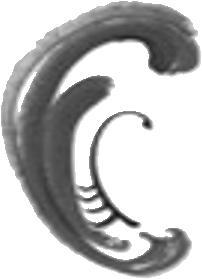
#> input picture graphcut/opencv_grabcut/b.jpg, 202 x 279 px, found by its file name
$ python rec_grabcut.py
#> lines starting #> are read from the running program, lines starting #| are printed output that depends on the picture; after the words box and inside, x2 and y2 are one past the last pixel; in counts of white or black regions, pixels touching at a corner belong together
import numpy as np
import cv2
from matplotlib import pyplot as plt
img = cv2.imread('../../pic/b.jpg')
#> img is the input picture: shape (279, 202, 3); min 11, max 255, mean 189.8

mask = np.zeros(img.shape[:2],np.uint8)

bgdModel = np.zeros((1,65),np.float64)
fgdModel = np.zeros((1,65),np.float64)

rect = (0,0,200,200)
cv2.grabCut(img,mask,rect,bgdModel,fgdModel,5,cv2.GC_INIT_WITH_RECT)

mask2 = np.where((mask==2)|(mask==0),0,1).astype('uint8')
img = img*mask2[:,:,np.newaxis]
#> img: shape (279, 202, 3); every value is 0

plt.imshow(img),plt.colorbar(),plt.show()
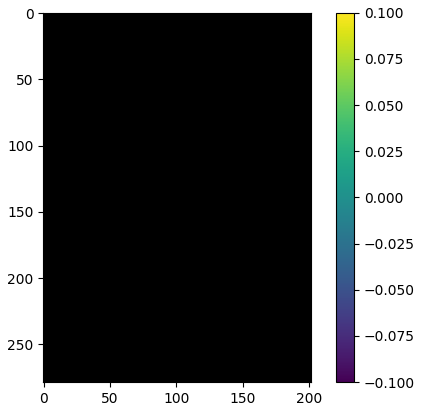
#> figure drawn by matplotlib, 2 panels


newmask = cv2.imread('mask1.jpg',0)
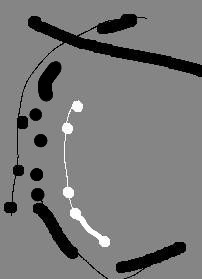
#> input picture graphcut/opencv_grabcut/mask1.jpg, 202 x 279 px
#> newmask is the input picture: shape (279, 202); min 0, max 255, mean 121

mask[newmask == 0] = 0
mask[newmask == 255] = 1

mask, bgdModel, fgdModel = cv2.grabCut(img,mask,None,bgdModel,fgdModel,5,cv2.GC_INIT_WITH_MASK)
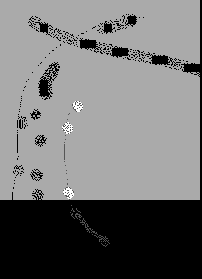
#> mask: shape (279, 202); min 0, max 3, mean 1.35; drawn with min black and max white
mask = np.where((mask==2)|(mask==0),0,1).astype('uint8')
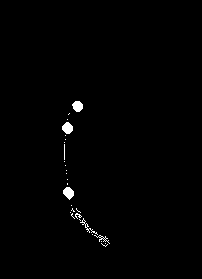
#> mask: shape (279, 202); values 0 (black) and 1 (white), 0.79% white; 28 white regions (23 under 20 px), largest, box (x1, y1, x2, y2) and area: (62, 122, 73, 134) 96, (63, 187, 74, 200) 96, (72, 101, 83, 112) 91, (80, 218, 98, 235) 47, (94, 235, 110, 244) 34

img = img*mask[:,:,np.newaxis]
plt.imshow(img),plt.colorbar(),plt.show()


# [6 lines of commented-out code are left out]
